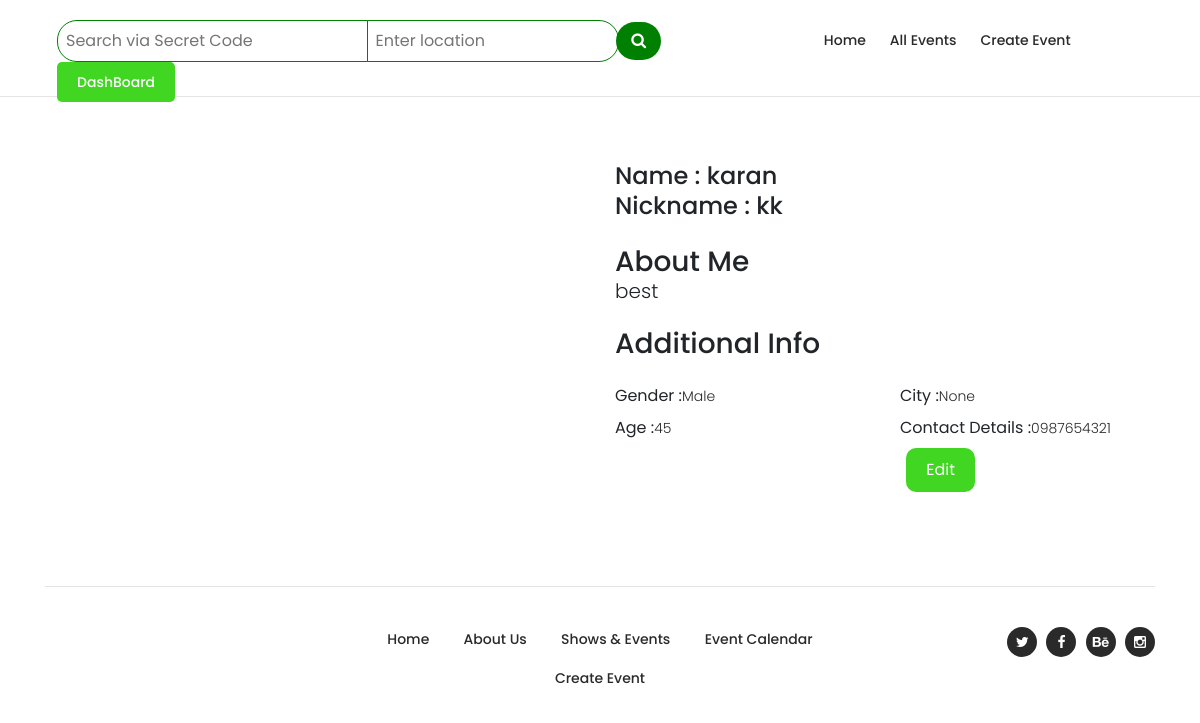
Screenshot of /profile_detail/ (signed in) with the database file from the repository.
### EMS/models.py (models this page shows, shortened)
class Profile(models.Model):
    user = models.ForeignKey(User, on_delete=models.CASCADE, related_name='profiles')  # ForeignKey relationship
    name = models.CharField(max_length=100)
    nickname = models.CharField(max_length=50, blank=True)
    user_image = models.ImageField(upload_to='profile_images/', blank=True, null=True)
    description = models.TextField(blank=True)
    gender_choices = [
        ('male', 'Male'),
        ('female', 'Female'),
        ('other', 'Other'),
    ]
    gender = models.CharField(max_length=10, choices=gender_choices, blank=True)
    age = models.IntegerField(blank=True, null=True)
    city = models.CharField(max_length=100, blank=True)
    contact_details = models.CharField(max_length=200, blank=True)

### EMS/views.py (the view)
# urls.py: path('profile_detail/', views.profile_detail, name='profile_detail'),
@login_required
def profile_detail(request):
    profile = request.user.profiles.first()  # Get the user's profile
    return render(request, 'events/profile_detail.html', {'profile': profile})

### EMS/templates/events/profile_detail.html (shortened to what this page needs)
{% extends 'base/base.html' %}
{% load static %}
{% load custom_filters %}
{% block content %}
<br><br>
<section class="section about-section gray-bg" id="about">
    <div class="container">
        <div class="row align-items-center flex-row-reverse">
            <div class="col-lg-6">
                <div class="about-text go-to">
                    <div>
                        <h4>Name : {{ profile.name }}</h4>
                        <h4>Nickname : {{ profile.nickname }}</h4>
                    </div>
                    <br>
                    <h3 class="dark-color">About Me</h3>
                    <h6 class="theme-color lead">{{profile.description}}</h6>
                    <br>
                    <h3 class="dark-color">Additional Info</h3>
                    <br>
                    <div class="row about-list">
                        <div class="col-md-6">
                            <div class="media">
                                <label>Gender : </label>
                                <p>{{ profile.get_gender_display }}</p>
                            </div>
                            <div class="media">
                                <label>Age : </label>
                                <p>{{ profile.age }}</p>
                            </div>
                        </div>
                        <div class="col-md-6">
                            <div class="media">
                                <label>City : </label>
                                <p>{{ profile.city }}</p>
                            </div>
                            <div class="media">
                                <label>Contact Details : </label>
                                <p>{{ profile.contact_details }}</p>
                            </div>
                        </div>
                    </div>
                </div>
            </div>
            {% if profile.user_image %}
            <div class="col-lg-6">
                <div class="about-avatar">
                </div>
            </div>
            {% else %}
            <div class="col-lg-6">
                <div class="about-avatar">
                    <img src="https://bootdey.com/img/Content/avatar/avatar7.png" title="" alt="">
                </div>
            </div>
            {% endif %}
        </div>
    </div>
    <div class="col-lg-8" class="main-dark-button" style="margin: auto;">
            <a style="    border-radius: 10px;
            color: white;
            background-color: #40d621;
            padding: 10px 20px;
            margin: 0 10px;
            float: right;" href='{% url "profile_register" %}' >Edit</a>
    </div>
</section>
<br><br>
{% endblock %}

### EMS/static/EMS/css/tooplate-artxibition.css (style rules this page uses)
html, body, div, span, applet, object, iframe, h1, h2, h3, h4, h5, h6, p, blockquote, div pre, a, abbr, acronym, address, big, cite, code, del, dfn, em, font, img, ins, kbd, q, s, samp, small, strike, strong, sub, sup, tt, var, b, u, i, center, dl, dt, dd, ol, ul, li, figure, header, nav, section, article, aside, footer, figcaption { margin: 0; padding: 0; border: 0; outline: 0; }
header, nav, section, article, aside, footer, hgroup { display: block; }
* { box-sizing: border-box; }
html, body { font-family: 'Poppins', sans-serif; font-weight: 400; background-color: #fff; font-size: 16px; -ms-text-size-adjust: 100%; -webkit-font-smoothing: antialiased; -moz-osx-font-smoothing: grayscale; }
a { text-decoration: none !important; }
h1, h2, h3, h4, h5, h6 { margin-top: 0px; margin-bottom: 0px; }
h4 { line-height: 30px; }
p { font-size: 14px; line-height: 25px; color: #2a2a2a; font-weight: 300; }
html, body { background: #fff; font-family: 'Poppins', sans-serif; }

### rows the page displays
Profile: name "karan", nickname "kk", description "best", gender "Male", age "45", city "None", contact_details "0987654321"
